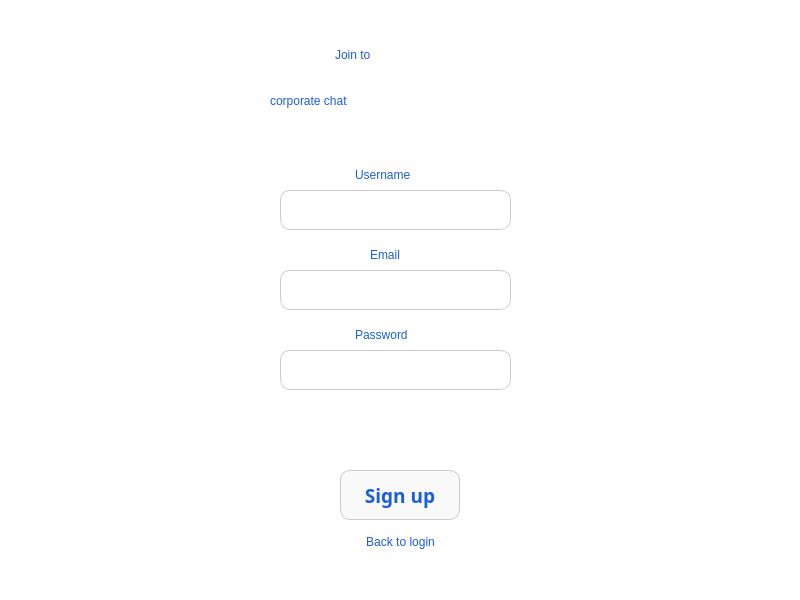
<?xml version="1.0" encoding="UTF-8"?>
<ui version="4.0">
 <class>RegisterForm</class>
 <widget class="QMainWindow" name="RegisterForm">
  <property name="geometry">
   <rect>
    <x>0</x>
    <y>0</y>
    <width>800</width>
    <height>600</height>
   </rect>
  </property>
  <property name="minimumSize">
   <size>
    <width>800</width>
    <height>600</height>
   </size>
  </property>
  <property name="maximumSize">
   <size>
    <width>800</width>
    <height>600</height>
   </size>
  </property>
  <property name="windowTitle">
   <string>MainWindow</string>
  </property>
  <property name="styleSheet">
   <string notr="true">QMainWindow {background-color:rgb(255, 255, 255)}
QPushButton {background-color:rgb(249, 249, 249);  color:rgb(28, 94, 217); border-radius: 10px;border: 1px solid #CCCCCC;}
QPushButton:hover {background-color:rgb(230, 230, 230);}
QPushButton:pressed {background-color:rgb(212, 212, 212);}
QLineEdit {padding: 5; border-radius: 10px;border: 1px solid #CCCCCC; font: 25 14pt &quot;Yu Gothic UI Light&quot;;}
QLabel {color:rgb(28, 94, 217,);}</string>
  </property>
  <widget class="QWidget" name="centralwidget">
   <widget class="QLabel" name="label">
    <property name="geometry">
     <rect>
      <x>335</x>
      <y>30</y>
      <width>131</width>
      <height>50</height>
     </rect>
    </property>
    <property name="styleSheet">
     <string notr="true">font: 25 32pt &quot;Yu Gothic UI Light&quot;;</string>
    </property>
    <property name="text">
     <string>Join to</string>
    </property>
   </widget>
   <widget class="QLabel" name="label_2">
    <property name="geometry">
     <rect>
      <x>270</x>
      <y>70</y>
      <width>300</width>
      <height>61</height>
     </rect>
    </property>
    <property name="styleSheet">
     <string notr="true">font: 25 32pt &quot;Yu Gothic UI Light&quot;;</string>
    </property>
    <property name="text">
     <string>corporate chat</string>
    </property>
   </widget>
   <widget class="QLabel" name="label_3">
    <property name="geometry">
     <rect>
      <x>370</x>
      <y>240</y>
      <width>90</width>
      <height>30</height>
     </rect>
    </property>
    <property name="styleSheet">
     <string notr="true">font: 25 16pt &quot;Yu Gothic UI Light&quot;;</string>
    </property>
    <property name="text">
     <string>Email</string>
    </property>
   </widget>
   <widget class="QLabel" name="label_4">
    <property name="geometry">
     <rect>
      <x>355</x>
      <y>320</y>
      <width>90</width>
      <height>30</height>
     </rect>
    </property>
    <property name="styleSheet">
     <string notr="true">font: 25 16pt &quot;Yu Gothic UI Light&quot;;</string>
    </property>
    <property name="text">
     <string>Password</string>
    </property>
   </widget>
   <widget class="QLabel" name="error_label">
    <property name="geometry">
     <rect>
      <x>260</x>
      <y>400</y>
      <width>281</width>
      <height>61</height>
     </rect>
    </property>
    <property name="font">
     <font>
      <family>Yu Gothic UI Semibold</family>
      <pointsize>12</pointsize>
      <weight>75</weight>
      <bold>true</bold>
     </font>
    </property>
    <property name="styleSheet">
     <string notr="true">color:rgb(255, 55, 118);</string>
    </property>
    <property name="text">
     <string/>
    </property>
    <property name="alignment">
     <set>Qt::AlignCenter</set>
    </property>
   </widget>
   <widget class="QPushButton" name="sign_up_button">
    <property name="geometry">
     <rect>
      <x>340</x>
      <y>470</y>
      <width>120</width>
      <height>50</height>
     </rect>
    </property>
    <property name="font">
     <font>
      <family>Yu Gothic UI Semibold</family>
      <pointsize>14</pointsize>
      <weight>75</weight>
      <bold>true</bold>
     </font>
    </property>
    <property name="text">
     <string>Sign up</string>
    </property>
   </widget>
   <widget class="QLineEdit" name="password_in">
    <property name="geometry">
     <rect>
      <x>280</x>
      <y>350</y>
      <width>231</width>
      <height>40</height>
     </rect>
    </property>
    <property name="styleSheet">
     <string notr="true">padding: 5; border-radius: 10px; border: 1px solid #CCCCCC; font: 25 8pt &quot;Yu Gothic UI Light&quot;;</string>
    </property>
    <property name="echoMode">
     <enum>QLineEdit::Password</enum>
    </property>
   </widget>
   <widget class="QLineEdit" name="email_in">
    <property name="geometry">
     <rect>
      <x>280</x>
      <y>270</y>
      <width>231</width>
      <height>40</height>
     </rect>
    </property>
   </widget>
   <widget class="QPushButton" name="to_login_button">
    <property name="geometry">
     <rect>
      <x>340</x>
      <y>530</y>
      <width>121</width>
      <height>23</height>
     </rect>
    </property>
    <property name="styleSheet">
     <string notr="true">QPushButton
{border: 0;
padding: 0;
background-color: rgb(255, 255, 255);
font: 25 12pt &quot;Yu Gothic UI Semibold&quot;;
color:rgb(28, 94, 217)}
QPushButton:hover {color: rgb(20, 69, 182);}
QPushButton:pressed {color: rgb(16, 58, 148);}
</string>
    </property>
    <property name="text">
     <string>Back to login</string>
    </property>
   </widget>
   <widget class="QLabel" name="label_5">
    <property name="geometry">
     <rect>
      <x>355</x>
      <y>160</y>
      <width>90</width>
      <height>30</height>
     </rect>
    </property>
    <property name="styleSheet">
     <string notr="true">font: 25 16pt &quot;Yu Gothic UI Light&quot;;</string>
    </property>
    <property name="text">
     <string>Username</string>
    </property>
   </widget>
   <widget class="QLineEdit" name="login_in">
    <property name="geometry">
     <rect>
      <x>280</x>
      <y>190</y>
      <width>231</width>
      <height>40</height>
     </rect>
    </property>
    <property name="text">
     <string/>
    </property>
   </widget>
  </widget>
 </widget>
 <resources/>
 <connections/>
</ui>
